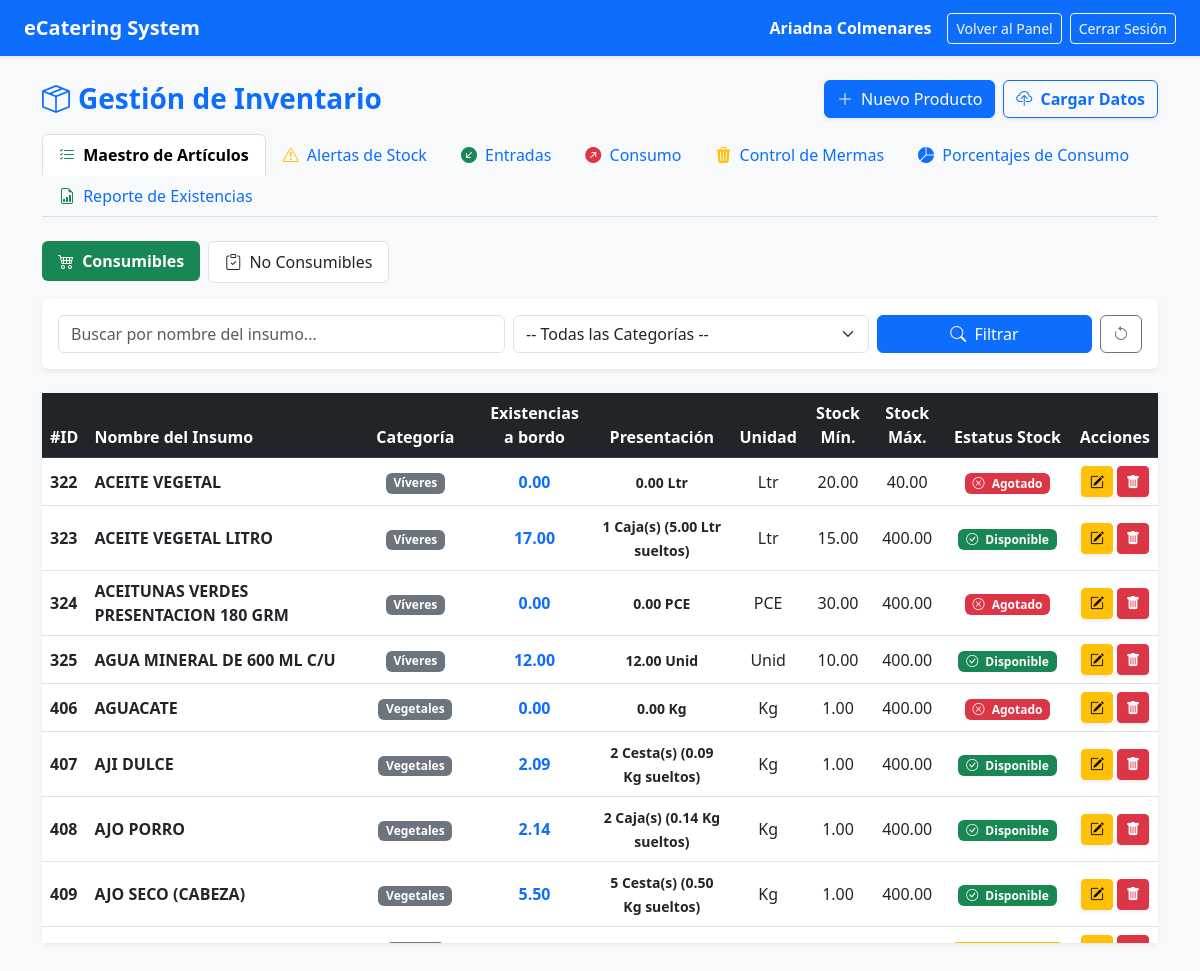
/inventario.php (signed in), run on an earlier commit of the app's database.
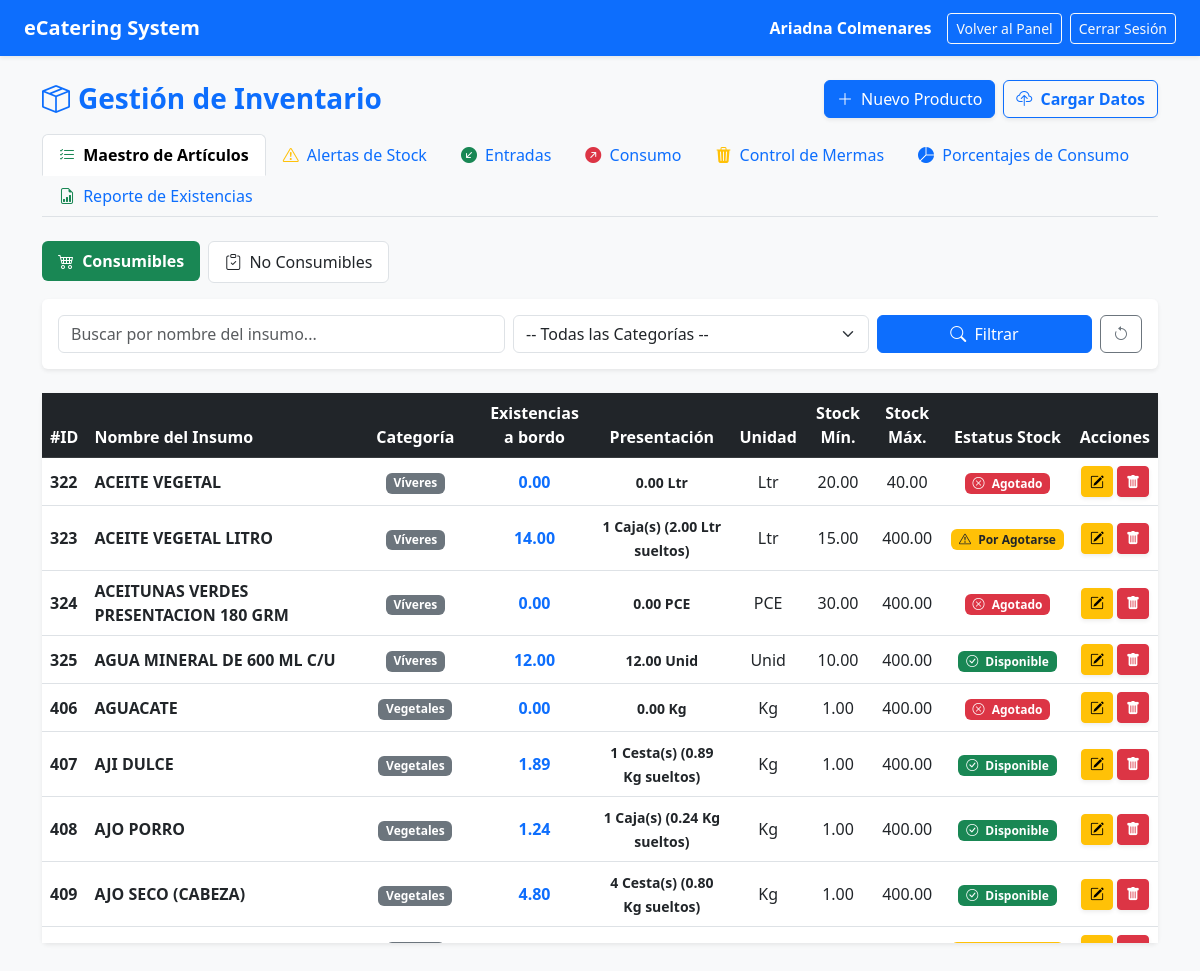
And on a later commit of the database.
### tables this page shows
CREATE TABLE `inventario` (
  `id_producto` int(11) NOT NULL,
  `codigo_sku` varchar(30) DEFAULT NULL,
  `nombre_insumo` varchar(150) NOT NULL,
  `tipo_rubro` varchar(50) NOT NULL DEFAULT 'Consumible',
  `categoria` varchar(50) DEFAULT NULL,
  `cantidad` decimal(10,2) NOT NULL DEFAULT 0.00,
  `unidad_medida` varchar(20) NOT NULL,
  `unidad_empaque` varchar(50) DEFAULT 'Caja/Saco',
  `contenido_por_empaque` decimal(10,2) DEFAULT 1.00,
  `stock_minimo` decimal(10,2) DEFAULT 5.00,
  `stock_maximo` decimal(10,2) DEFAULT 0.00,
  `estado` varchar(50) NOT NULL DEFAULT 'Disponible',
  `id_usuario` int(11) NOT NULL DEFAULT 1
);

### inventario.php (the view, shortened to what this page needs)
<?php
require_once "config/conexion.php";
function calcularEstado($cantidad, $stock_minimo, $stock_maximo = 0) {
    $cantidad = floatval($cantidad);
    $stock_minimo = floatval($stock_minimo);
    $stock_maximo = floatval($stock_maximo);
    if ($cantidad <= 0) {
        return 'Agotado';
    } elseif ($cantidad <= $stock_minimo) {
        return 'Por Agotarse';
    } elseif ($stock_maximo > 0 && $cantidad > $stock_maximo) {
        return 'Sobreabastecido';
    } else {
        return 'Disponible';
    }
}
function obtenerPresentacion($cantidad, $unidad_base, $empaque, $contenido_empaque) {
    $contenido_empaque = floatval($contenido_empaque);
    if ($contenido_empaque > 0) {
        $empaques_completos = floor($cantidad / $contenido_empaque);
        $resto = $cantidad - ($empaques_completos * $contenido_empaque);
        if ($empaques_completos > 0) {
            $txt_resto = ($resto > 0) ? " (" . number_format($resto, 2) . " $unidad_base sueltos)" : "";
            return "<strong>$empaques_completos $empaque(s)</strong>$txt_resto";
        }
    }
    return number_format($cantidad, 2) . " " . $unidad_base;
}
$seccion = $_GET['sec'] ?? 'maestro';
$tipo_rubro_filtro = $_GET['tipo_rubro'] ?? 'Consumible';
$res_inv = null;
$res_estatus = $conexion->query("SELECT id_producto, cantidad, stock_minimo, stock_maximo FROM inventario");
if ($res_estatus) {
    while ($prod = $res_estatus->fetch_assoc()) {
        $stk_max = isset($prod['stock_maximo']) ? $prod['stock_maximo'] : 0;
        $nuevo_estado = calcularEstado($prod['cantidad'], $prod['stock_minimo'], $stk_max);
        $conexion->query("UPDATE inventario SET estado = '$nuevo_estado' WHERE id_producto = " . $prod['id_producto']);
    }
}
$buscar = $_GET['buscar'] ?? '';
if ($seccion == 'maestro') {
    $donde = "WHERE tipo_rubro = '$tipo_rubro_filtro'";
    $res_inv = $conexion->query("SELECT * FROM inventario $donde ORDER BY nombre_insumo ASC");
} elseif ($seccion == 'reporte') {
    $res_inv = $conexion->query("SELECT * FROM inventario ORDER BY tipo_rubro DESC, categoria DESC, nombre_insumo ASC");
} elseif ($seccion == 'resumen') {
    $res_inv = $conexion->query("SELECT * FROM inventario WHERE cantidad <= stock_minimo OR (stock_maximo > 0 AND cantidad > stock_maximo) ORDER BY cantidad ASC");
}
?>
<!DOCTYPE html>
<html lang="es">
<head>
    <link href="https://cdn.jsdelivr.net/npm/bootstrap@5.3.0/dist/css/bootstrap.min.css" rel="stylesheet">
    <link rel="stylesheet" href="https://cdn.jsdelivr.net/npm/bootstrap-icons@1.11.0/font/bootstrap-icons.css">
</head>
<body class="bg-light">
    <nav class="navbar navbar-expand-lg navbar-dark bg-primary px-4 shadow-sm">
        <a class="navbar-brand fw-bold" href="dashboard.php">eCatering System</a>
        <div class="ms-auto d-flex align-items-center text-white">
            <span class="me-3"><strong><?php echo $_SESSION['nombre']; ?></strong></span>
            <a href="dashboard.php" class="btn btn-outline-light btn-sm me-2">Volver al Panel</a>
            <a href="logout.php" class="btn btn-outline-light btn-sm">Cerrar Sesión</a>
        </div>
    </nav>
    <div class="container my-4">
        <div class="d-flex justify-content-between align-items-center mb-3">
            <h3 class="fw-bold text-primary mb-0"><i class="bi bi-box-seam me-2"></i>Gestión de Inventario</h3>
            <div class="d-flex gap-2">
                <button class="btn btn-primary shadow-sm" data-bs-toggle="modal" data-bs-target="#modalNuevoInsumo">
                    <i class="bi bi-plus-lg me-1"></i> Nuevo Producto
                </button>
                <a href="carga_masiva.php" class="btn btn-outline-primary fw-bold shadow-sm">
                    <i class="bi bi-cloud-upload me-1"></i> Cargar Datos
                </a>
            </div>
        </div>
        <ul class="nav nav-tabs mb-4">
            <li class="nav-item">
                <a class="nav-link <?php echo ($seccion == 'maestro') ? 'active fw-bold' : ''; ?>" href="inventario.php?sec=maestro">
                    <i class="bi bi-list-check text-success me-1"></i> Maestro de Artículos
                </a>
            </li>
            <li class="nav-item">
                <a class="nav-link <?php echo ($seccion == 'resumen') ? 'active fw-bold' : ''; ?>" href="inventario.php?sec=resumen">
                    <i class="bi bi-exclamation-triangle text-warning me-1"></i> Alertas de Stock
                </a>
            </li>
            <li class="nav-item">
                <a class="nav-link <?php echo ($seccion == 'entradas') ? 'active fw-bold' : ''; ?>" href="inventario.php?sec=entradas">
                    <i class="bi bi-arrow-down-left-circle-fill text-success me-1"></i> Entradas
                </a>
            </li>
            <li class="nav-item">
                <a class="nav-link <?php echo ($seccion == 'salidas') ? 'active fw-bold' : ''; ?>" href="inventario.php?sec=salidas">
                    <i class="bi bi-arrow-up-right-circle-fill text-danger me-1"></i> Consumo
                </a>
            </li>
            <li class="nav-item">
                <a class="nav-link <?php echo ($seccion == 'mermas') ? 'active fw-bold' : ''; ?>" href="inventario.php?sec=mermas">
                    <i class="bi bi-trash3-fill text-warning me-1"></i> Control de Mermas
                </a>
            </li>
            <li class="nav-item">
                <a class="nav-link <?php echo ($seccion == 'estadisticas') ? 'active fw-bold' : ''; ?>" href="inventario.php?sec=estadisticas">
                    <i class="bi bi-pie-chart-fill text-primary me-1"></i> Porcentajes de Consumo
                </a>
            </li>
            <li class="nav-item">
                <a class="nav-link <?php echo ($seccion == 'reporte') ? 'active fw-bold' : ''; ?>" href="inventario.php?sec=reporte">
                    <i class="bi bi-file-earmark-bar-graph text-success me-1"></i> Reporte de Existencias
                </a>
            </li>
        </ul>
        <?php if ($seccion == 'maestro'): ?>
            <ul class="nav nav-pills mb-3">
                <li class="nav-item me-2">
                    <a class="nav-link <?php echo ($tipo_rubro_filtro == 'Consumible') ? 'active fw-bold bg-success text-white' : 'bg-white text-dark border'; ?>"
                       href="inventario.php?sec=maestro&tipo_rubro=Consumible">
                        <i class="bi bi-cart4 me-1"></i> Consumibles
                    </a>
                </li>
                <li class="nav-item">
                    <a class="nav-link <?php echo ($tipo_rubro_filtro == 'No Consumible') ? 'active fw-bold bg-primary text-white' : 'bg-white text-dark border'; ?>"
                       href="inventario.php?sec=maestro&tipo_rubro=No%20Consumible">
                        <i class="bi bi-clipboard-check me-1"></i> No Consumibles
                    </a>
                </li>
            </ul>
            <div class="card border-0 shadow-sm mb-4">
                <div class="card-body">
                    <form method="GET" action="inventario.php" class="row g-2 align-items-center">
                        <div class="col-md-5">
                            <input type="text" name="buscar" class="form-control" placeholder="Buscar por nombre del insumo..." value="<?php echo htmlspecialchars($buscar); ?>">
                        </div>
                        <div class="col-md-4">
                            <select name="categoria" class="form-select">
                                <option value="">-- Todas las Categorías --</option>
                            </select>
                        </div>
                        <div class="col-md-3 d-flex gap-2">
                            <button type="submit" class="btn btn-primary w-100"><i class="bi bi-search me-1"></i> Filtrar</button>
                            <a href="inventario.php?sec=maestro&tipo_rubro=<?php echo $tipo_rubro_filtro; ?>" class="btn btn-outline-secondary" title="Limpiar Filtros"><i class="bi bi-arrow-counterclockwise"></i></a>
                        </div>
                    </form>
                </div>
            </div>
            <div class="card border-0 shadow-sm">
                <div class="card-body p-0">
                    <div class="table-responsive" style="max-height: 550px; overflow-y: auto;">
                        <table class="table table-hover align-middle mb-0">
                            <thead class="table-dark sticky-top">
                                <tr>
                                    <th>#ID</th>
                                    <th>Nombre del Insumo</th>
                                    <th class="text-center">Categoría</th>
                                    <th class="text-center">Existencias a bordo</th>
                                    <th class="text-center">Presentación</th>
                                    <th class="text-center">Unidad</th>
                                    <th class="text-center">Stock Mín.</th>
                                    <th class="text-center">Stock Máx.</th>
                                    <th class="text-center">Estatus Stock</th>
                                    <th class="text-center">Acciones</th>
                                </tr>
                            </thead>
                            <tbody>
                                <?php if ($res_inv && $res_inv->num_rows > 0): ?>
                                    <?php while ($row = $res_inv->fetch_assoc()): ?>
                                        <tr>
                                            <td><strong><?php echo $row['id_producto']; ?></strong></td>
                                            <td class="fw-bold"><?php echo htmlspecialchars($row['nombre_insumo']); ?></td>
                                            <td class="text-center"><span class="badge bg-secondary"><?php echo htmlspecialchars($row['categoria']); ?></span></td>
                                            <td class="text-center fs-6 fw-bold text-primary"><?php echo number_format($row['cantidad'], 2); ?></td>
                                            <td class="text-center"><small class="text-dark fw-semibold"><?php echo obtenerPresentacion($row['cantidad'], $row['unidad_medida'], $row['unidad_empaque'] ?? 'Empaques', $row['contenido_por_empaque'] ?? 1); ?></small></td>
                                            <td class="text-center"><?php echo htmlspecialchars($row['unidad_medida']); ?></td>
                                            <td class="text-center"><?php echo number_format($row['stock_minimo'], 2); ?></td>
                                            <td class="text-center"><?php echo number_format($row['stock_maximo'] ?? 0, 2); ?></td>
                                            <td class="text-center">
                                                <?php if ($row['estado'] === 'Disponible'): ?>
                                                    <span class="badge bg-success"><i class="bi bi-check-circle me-1"></i> Disponible</span>
                                                <?php elseif ($row['estado'] === 'Por Agotarse'): ?>
                                                    <span class="badge bg-warning text-dark"><i class="bi bi-exclamation-triangle me-1"></i> Por Agotarse</span>
                                                <?php elseif ($row['estado'] === 'Sobreabastecido'): ?>
                                                    <span class="badge bg-info text-dark"><i class="bi bi-arrow-up-circle me-1"></i> Sobreabastecido</span>
                                                <?php else: ?>
                                                    <span class="badge bg-danger"><i class="bi bi-x-circle me-1"></i> Agotado</span>
                                                <?php endif; ?>
                                            </td>
                                            <td class="text-center">
                                                <div class="d-flex justify-content-center gap-1">
                                                    <button class="btn btn-warning btn-sm fw-bold shadow-sm"
                                                            data-bs-toggle="modal"
                                                            data-bs-target="#modalEditarInsumo"
                                                            data-id="<?php echo $row['id_producto']; ?>"
                                                            data-nombre="<?php echo htmlspecialchars($row['nombre_insumo']); ?>"
                                                            data-tiporubro="<?php echo htmlspecialchars($row['tipo_rubro'] ?? 'Consumible'); ?>"
                                                            data-categoria="<?php echo htmlspecialchars($row['categoria']); ?>"
                                                            data-cantidad="<?php echo $row['cantidad']; ?>"
                                                            data-unidad="<?php echo htmlspecialchars($row['unidad_medida']); ?>"
                                                            data-empaque="<?php echo htmlspecialchars($row['unidad_empaque'] ?? 'Saco'); ?>"
                                                            data-contenido="<?php echo $row['contenido_por_empaque'] ?? 1; ?>"
                                                            data-stock="<?php echo $row['stock_minimo']; ?>"
                                                            data-stockmax="<?php echo $row['stock_maximo'] ?? 0; ?>">
                                                        <i class="bi bi-pencil-square"></i>
                                                    </button>
                                                    <a href="inventario.php?eliminar=<?php echo $row['id_producto']; ?>"
                                                       class="btn btn-danger btn-sm shadow-sm"
                                                       onclick="return confirm('¿Estás segura de que deseas eliminar este insumo?');"
                                                       title="Eliminar Insumo">
                                                        <i class="bi bi-trash-fill"></i>
                                                    </a>
                                                </div>
                                            </td>
                                        </tr>
                                    <?php endwhile; ?>
                                <?php else: ?>
                                    <tr><td colspan="10" class="text-center text-muted py-4">No hay productos registrados en esta categoría.</td></tr>
                                <?php endif; ?>
                            </tbody>
                        </table>
                    </div>
                </div>
            </div>
        <?php endif; ?>
    </div>
</body>
</html>

What changed in the data, as far as the page shows it:
changed inventario "ACEITE VEGETAL LITRO": cantidad "17.00" → "14.00"; txt_resto "(5.00 Ltr sueltos)" → "(2.00 Ltr sueltos)"; estado "Disponible" → "Por Agotarse"
changed inventario "AJI DULCE": cantidad "2.09" → "1.89"; empaques_completos "2" → "1"; txt_resto "(0.09 Kg sueltos)" → "(0.89 Kg sueltos)"
changed inventario "AJO PORRO": cantidad "2.14" → "1.24"; empaques_completos "2" → "1"; txt_resto "(0.14 Kg sueltos)" → "(0.24 Kg sueltos)"
changed inventario "AJO SECO (CABEZA)": cantidad "5.50" → "4.80"; empaques_completos "5" → "4"; txt_resto "(0.50 Kg sueltos)" → "(0.80 Kg sueltos)"
